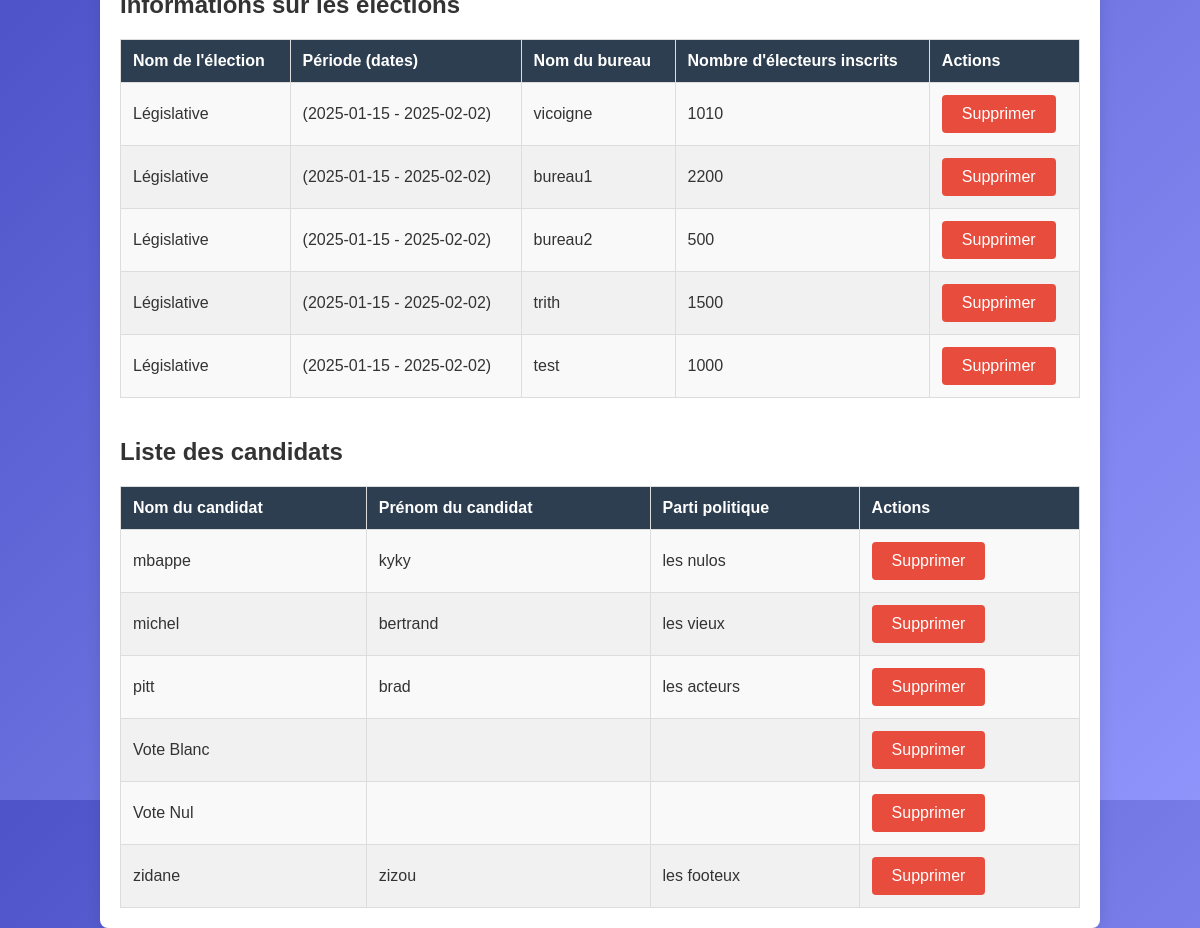
The page /pages/consultation.php on the database its author committed.
### tables this page shows
CREATE TABLE `parametre` (
  `id_election` int(11) NOT NULL AUTO_INCREMENT,
  `type_election` varchar(255) NOT NULL,
  `date_election` date NOT NULL,
  `date_fin` date NOT NULL,
  `created_at` timestamp NOT NULL DEFAULT current_timestamp(),
  `updated_at` timestamp NOT NULL DEFAULT current_timestamp() ON UPDATE current_timestamp(),
  `id_config` int(11) NOT NULL,
  PRIMARY KEY (`id_election`)
);

CREATE TABLE `bureaux` (
  `id_bureau` int(11) NOT NULL AUTO_INCREMENT,
  `nom_bureau` varchar(45) NOT NULL,
  `nb_inscrits` int(11) NOT NULL,
  PRIMARY KEY (`id_bureau`)
);

CREATE TABLE `candidat` (
  `id_candidat` int(11) NOT NULL AUTO_INCREMENT,
  `Nom_candidat` varchar(100) DEFAULT NULL,
  `prenom_candidat` varchar(100) DEFAULT NULL,
  `parti` varchar(100) DEFAULT NULL,
  `id_election` int(11) DEFAULT NULL,
  PRIMARY KEY (`id_candidat`)
);

### pages/consultation.php (the view, shortened to what this page needs)
<?php
require_once '../config/configbdd.php';
?>
<!DOCTYPE html>
<html lang="fr">
<head>
    <link rel="stylesheet" href="../assets/css/style.css">
</head>
<body>
<div class="container">
    <section class="table-section">
        <h2>Informations sur les élections</h2>
        <table class="table">
            <thead>
            <tr>
                <th>Nom de l'élection</th>
                <th>Période (dates)</th>
                <th>Nom du bureau</th>
                <th>Nombre d'électeurs inscrits</th>
                <th>Actions</th>
            </tr>
            </thead>
            <tbody>
            <?php
            $query = "SELECT
                          p.type_election AS nom_election,
                          CONCAT('(', p.date_election, ' - ', p.date_fin, ')') AS periodes,
                          b.nom_bureau,
                          b.nb_inscrits AS nombre_electeurs,
                          p.id_election
                      FROM
                          parametre p
                      LEFT JOIN
                          sauvegardes s ON p.id_election = s.id_election
                      LEFT JOIN
                          bureaux b ON s.id_bureau = b.id_bureau;";
            $result = $pdo->query($query);
            while ($row = $result->fetch(PDO::FETCH_ASSOC)): ?>
                <tr>
                    <td><?= htmlspecialchars($row['nom_election']) ?></td>
                    <td><?= htmlspecialchars($row['periodes']) ?></td>
                    <td><?= htmlspecialchars($row['nom_bureau']) ?></td>
                    <td><?= htmlspecialchars($row['nombre_electeurs']) ?></td>
                    <td>
                        <a href="?delete=<?= htmlspecialchars($row['id_election']) ?>" class="btn btn-danger" onclick="return confirm('Êtes-vous sûr de vouloir supprimer cette sauvegarde ?')">Supprimer</a>
                    </td>
                </tr>
            <?php endwhile; ?>
            </tbody>
        </table>
    </section>
    <section class="table-section">
        <h2>Liste des candidats</h2>
        <table class="table">
            <thead>
            <tr>
                <th>Nom du candidat</th>
                <th>Prénom du candidat</th>
                <th>Parti politique</th>
                <th>Actions</th>
            </tr>
            </thead>
            <tbody>
            <?php
            $queryCandidats = "SELECT
                                   c.nom_candidat,
                                   c.prenom_candidat,
                                   c.parti,
                                   c.id_candidat
                               FROM
                                   candidat c
                               LEFT JOIN
                                   parametre p ON c.id_election = p.id_election
                               ORDER BY c.Nom_candidat, c.prenom_candidat";
            $resultCandidats = $pdo->query($queryCandidats);
            while ($rowCandidat = $resultCandidats->fetch(PDO::FETCH_ASSOC)): ?>
                <tr>
                    <td><?= htmlspecialchars($rowCandidat['nom_candidat']) ?></td>
                    <td><?= htmlspecialchars($rowCandidat['prenom_candidat']) ?></td>
                    <td><?= htmlspecialchars($rowCandidat['parti']) ?></td>
                    <td>
                        <a href="?delete=<?= htmlspecialchars($rowCandidat['id_candidat']) ?>" class="btn btn-danger" onclick="return confirm('Êtes-vous sûr de vouloir supprimer ce candidat ?')">Supprimer</a>
                    </td>
                </tr>
            <?php endwhile; ?>
            </tbody>
        </table>
    </section>
</div>
</body>
</html>

### assets/css/style.css (style rules this page uses)
body { margin: 0; font-family: Arial, sans-serif; background: linear-gradient(135deg, #4e54c8, #8f94fb); display: flex; justify-content: center; align-items: center; height: 100vh; color: #333; }

### pages/consultation.php (style rules this page uses)
body { font-family: Arial, sans-serif; background-color: #f4f7fc; margin: 0; padding: 0; color: #333; }
.container { width: 80%; margin: 30px auto; background-color: #fff; padding: 20px; box-shadow: 0 0 15px rgba(0, 0, 0, 0.1); border-radius: 8px; }
.table-section { margin-top: 40px; }
.table { width: 100%; border-collapse: collapse; margin-top: 20px; }
.table th, .table td { padding: 12px; text-align: left; border: 1px solid #ddd; }
.table th { background-color: #2c3e50; color: #fff; }
.table td { background-color: #f9f9f9; }
.table tr:nth-child(even) td { background-color: #f1f1f1; }
.btn { background-color: #3498db; color: #fff; padding: 10px 20px; text-decoration: none; border-radius: 4px; display: inline-block; transition: background-color 0.3s ease; }
.btn-danger { background-color: #e74c3c; }

### rows shown on the page
parametre: type_election "Législative", periodes "(2025-01-15 - 2025-02-02)", bureaux.nom_bureau "vicoigne", bureaux.nb_inscrits "1010", bureaux.nom_bureau "bureau1", bureaux.nb_inscrits "2200", bureaux.nom_bureau "bureau2", bureaux.nb_inscrits "500", bureaux.nom_bureau "trith", bureaux.nb_inscrits "1500", bureaux.nom_bureau "test", bureaux.nb_inscrits "1000"
candidat: Nom_candidat "mbappe", prenom_candidat "kyky", parti "les nulos"
candidat: Nom_candidat "michel", prenom_candidat "bertrand", parti "les vieux"
candidat: Nom_candidat "pitt", prenom_candidat "brad", parti "les acteurs"
candidat: Nom_candidat "Vote Blanc"
candidat: Nom_candidat "Vote Nul"
candidat: Nom_candidat "zidane", prenom_candidat "zizou", parti "les footeux"
